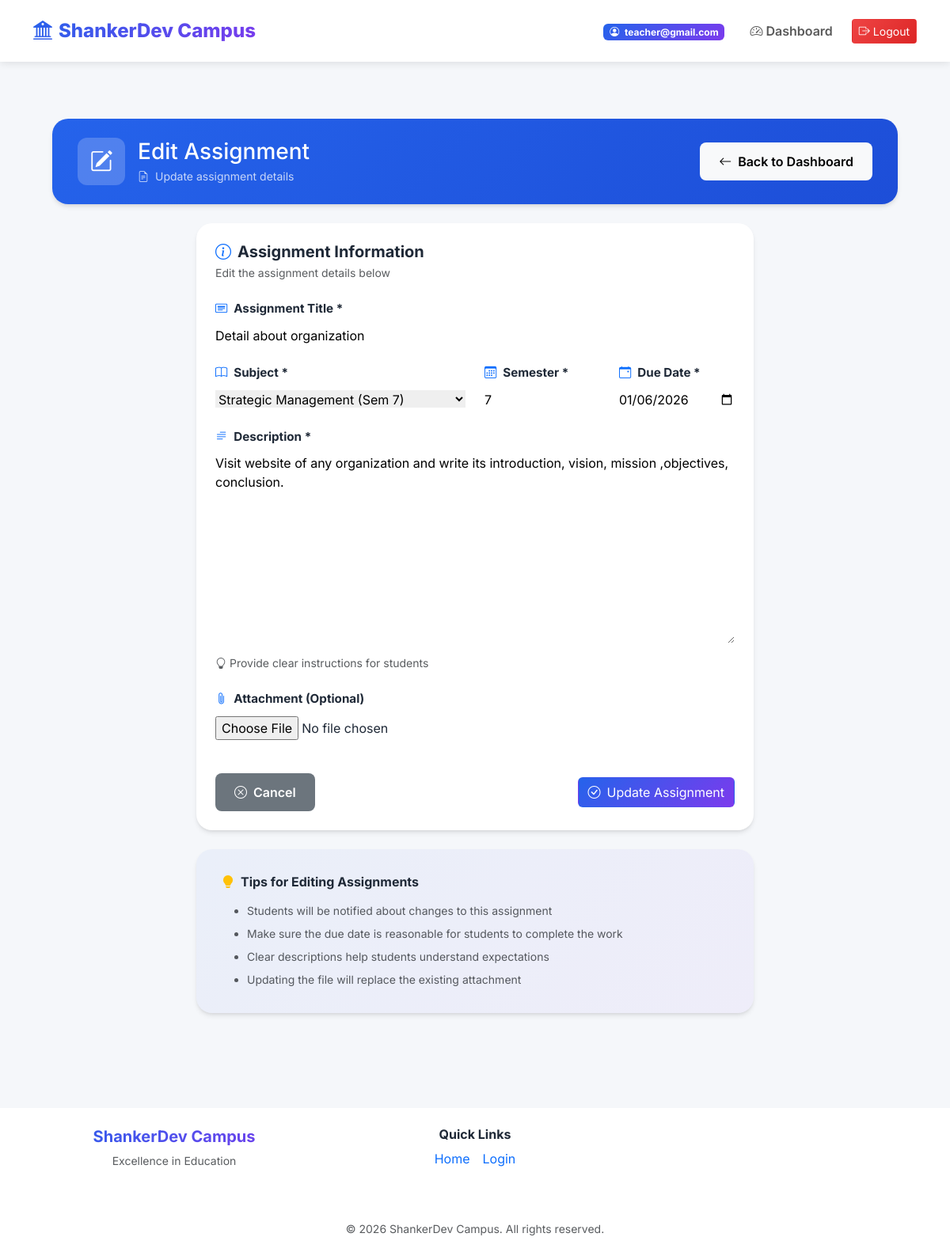
Screenshot of /campus/teacher/assignment/2/edit/ (signed in) with the database file from the repository.
### users/models.py (models this page shows, shortened)
class CustomUser(AbstractUser):
    ROLE_CHOICES = (
        ('student', 'Student'),
        ('teacher', 'Teacher'),
        ('admin', 'Admin'),
    )
    email = models.EmailField(unique=True)
    phone_number = models.CharField(max_length=15, blank=True, null=True, unique=True)
    role = models.CharField(max_length=20, choices=ROLE_CHOICES, default='student')
    is_approved = models.BooleanField(default=False, help_text="Designates whether this user has been approved by an admin.")
    USERNAME_FIELD = 'email'
    REQUIRED_FIELDS = []
    objects = CustomUserManager()

### campus/models.py (models this page shows)
class Assignment(models.Model):
    title = models.CharField(max_length=200)
    description = models.TextField()
    subject = models.ForeignKey(Subject, on_delete=models.CASCADE)
    teacher = models.ForeignKey(CustomUser, on_delete=models.CASCADE)
    due_date = models.DateField()
    semester = models.IntegerField()
    file = models.FileField(upload_to='assignments/', blank=True, null=True)

### campus/views.py (the view)
# urls.py: path('teacher/assignment/<int:pk>/edit/', edit_assignment, name='edit_assignment'),
@login_required
@teacher_required
def edit_assignment(request, pk):
    try:
        assignment = Assignment.objects.get(id=pk, teacher=request.user)
    except Assignment.DoesNotExist:
        messages.error(request, "Assignment not found or you don't have permission to edit it.")
        return redirect('teacher_dashboard')
    if request.method == 'POST':
        form = AssignmentForm(request.POST, request.FILES, instance=assignment)
        if form.is_valid():
            updated_assignment = form.save(commit=False)
            updated_assignment.teacher = request.user
            updated_assignment.save()
            create_notification(
                f"Assignment Updated: {updated_assignment.title} (Sem {updated_assignment.semester})\n"
                f"Subject: {updated_assignment.subject}\n"
                f"New Due Date: {updated_assignment.due_date}\n\n"
                f"Description: {updated_assignment.description}",
                request.user,
                semester=updated_assignment.semester
            )
            messages.success(request, 'Assignment updated successfully.')
            return redirect('teacher_dashboard')
        else:
            for error in form.errors.values():
                messages.error(request, error)
    else:
        form = AssignmentForm(instance=assignment)
    return render(request, 'campus/edit_assignment.html', {'form': form, 'assignment': assignment})

### campus/forms.py (shortened to what this page needs)
class AssignmentForm(forms.ModelForm):
    class Meta:
        model = Assignment
        fields = ('title', 'description', 'subject', 'due_date', 'semester', 'file')
        widgets = {
            'due_date': forms.DateInput(attrs={'type': 'date'}),
        }

### campus/models.py (called while the page is built)
    def __str__(self):
        return f"{self.name} (Sem {self.semester})"

### campus/views.py (called while the page is built)
def teacher_required(function):
    return user_passes_test(lambda u: u.role == 'teacher' and u.is_authenticated)(function)

### myproject/context_processors.py (called while the page is built)
def college_context(request):  # Adjust name to match your setup
    return {
        'college_info': CollegeInfo.objects.first(),
        'events': Event.objects.all(),
    }

### campus/templates/campus/edit_assignment.html (shortened to what this page needs)
{% extends 'base.html' %}
{% load static %}
{% block content %}
<div class="container-fluid px-4 py-4">
    <div class="card-modern mb-4" style="background: linear-gradient(135deg, #2563eb 0%, #1d4ed8 100%);">
        <div class="card-body-modern py-4">
            <div class="row align-items-center">
                <div class="col-md-8">
                    <div class="d-flex align-items-center">
                        <div style="width: 60px; height: 60px; border-radius: 12px; background: rgba(255,255,255,0.2); display: flex; align-items: center; justify-content: center; margin-right: 1rem;">
                            <i class="bi bi-pencil-square text-white" style="font-size: 1.8rem;"></i>
                        </div>
                        <div>
                            <h1 class="text-white mb-1 h3">Edit Assignment</h1>
                            <p class="text-white opacity-75 mb-0 small">
                                <i class="bi bi-file-earmark-text me-2"></i>Update assignment details
                            </p>
                        </div>
                    </div>
                </div>
                <div class="col-md-4 text-end mt-3 mt-md-0">
                    <a href="{% url 'teacher_dashboard' %}" class="btn btn-light btn-modern">
                        <i class="bi bi-arrow-left me-2"></i>Back to Dashboard
                    </a>
                </div>
            </div>
        </div>
    </div>
    <div class="row justify-content-center">
        <div class="col-lg-8">
            <div class="card-modern">
                <div class="card-body-modern p-4">
                    <div class="mb-4">
                        <h5 class="fw-bold mb-1">
                            <i class="bi bi-info-circle me-2 text-primary"></i>Assignment Information
                        </h5>
                        <p class="text-muted small mb-0">Edit the assignment details below</p>
                    </div>
                    <form method="post" enctype="multipart/form-data">
                        <div class="row">
                            <div class="col-md-12 mb-4">
                                <label for="{{ form.title.id_for_label }}" class="form-label">
                                    <i class="bi bi-card-heading text-primary"></i> Assignment Title *
                                </label>
                                {{ form.title }}
                            </div>
                            <div class="col-md-6 mb-4">
                                <label for="{{ form.subject.id_for_label }}" class="form-label">
                                    <i class="bi bi-book text-primary"></i> Subject *
                                </label>
                                {{ form.subject }}
                            </div>
                            <div class="col-md-3 mb-4">
                                <label for="{{ form.semester.id_for_label }}" class="form-label">
                                    <i class="bi bi-calendar3 text-primary"></i> Semester *
                                </label>
                                {{ form.semester }}
                            </div>
                            <div class="col-md-3 mb-4">
                                <label for="{{ form.due_date.id_for_label }}" class="form-label">
                                    <i class="bi bi-calendar-event text-primary"></i> Due Date *
                                </label>
                                {{ form.due_date }}
                            </div>
                            <div class="col-md-12 mb-4">
                                <label for="{{ form.description.id_for_label }}" class="form-label">
                                    <i class="bi bi-text-paragraph text-primary"></i> Description *
                                </label>
                                {{ form.description }}
                                <small class="text-muted d-block mt-2">
                                    <i class="bi bi-lightbulb"></i> Provide clear instructions for students
                                </small>
                            </div>
                            <div class="col-md-12 mb-4">
                                <label for="{{ form.file.id_for_label }}" class="form-label">
                                    <i class="bi bi-paperclip text-primary"></i> Attachment (Optional)
                                </label>
                                {{ form.file }}
                            </div>
                        </div>
                        <div class="d-flex justify-content-between align-items-center pt-3" style="border-top: 2px solid #e5e7eb;">
                            <a href="{% url 'teacher_dashboard' %}" class="btn btn-secondary btn-modern">
                                <i class="bi bi-x-circle me-2"></i>Cancel
                            </a>
                            <button type="submit" class="btn btn-primary-modern">
                                <i class="bi bi-check-circle me-2"></i>Update Assignment
                            </button>
                        </div>
                    </form>
                </div>
            </div>
            <div class="card-modern mt-4" style="background: linear-gradient(135deg, rgba(37, 99, 235, 0.05), rgba(124, 58, 237, 0.05));">
                <div class="card-body-modern">
                    <h6 class="fw-bold mb-3">
                        <i class="bi bi-lightbulb-fill text-warning me-2"></i>Tips for Editing Assignments
                    </h6>
                    <ul class="mb-0 small text-muted">
                        <li class="mb-2">Students will be notified about changes to this assignment</li>
                        <li class="mb-2">Make sure the due date is reasonable for students to complete the work</li>
                        <li class="mb-2">Clear descriptions help students understand expectations</li>
                        <li>Updating the file will replace the existing attachment</li>
                    </ul>
                </div>
            </div>
        </div>
    </div>
</div>
{% endblock %}

### myproject/templates/base.html (shortened to what this page needs)
{% load static %}
<!DOCTYPE html>
<html lang="en">
<head>
    <link href="https://cdn.jsdelivr.net/npm/bootstrap@5.3.3/dist/css/bootstrap.min.css" rel="stylesheet">
    <link rel="stylesheet" href="https://cdn.jsdelivr.net/npm/bootstrap-icons@1.11.3/font/bootstrap-icons.min.css">
    <link rel="stylesheet" href="{% static 'css/modern-styles.css' %}">
</head>
<body>
    <nav class="navbar navbar-expand-lg navbar-modern sticky-top">
        <div class="container">
            <a class="navbar-brand d-flex align-items-center" href="{% url 'home' %}">
                <i class="bi bi-bank2 me-2 fs-4"></i>
                <span>ShankerDev Campus</span>
            </a>
            <div class="collapse navbar-collapse" id="navbarNav">
                <ul class="navbar-nav ms-auto align-items-center">
                    {% if user.is_authenticated %}
                    <li class="nav-item me-3">
                        <span class="badge badge-primary-modern">
                            <i class="bi bi-person-circle me-1"></i>
                            {{ user.email }}
                        </span>
                    </li>
                    {% if user.role == 'student' %}
                    <li class="nav-item">
                        <a class="nav-link" href="{% url 'student_dashboard' %}">
                            <i class="bi bi-speedometer2 me-1"></i>Dashboard
                        </a>
                    </li>
                    {% elif user.role == 'teacher' %}
                    <li class="nav-item">
                        <a class="nav-link" href="{% url 'teacher_dashboard' %}">
                            <i class="bi bi-speedometer2 me-1"></i>Dashboard
                        </a>
                    </li>
                    {% elif user.role == 'admin' %}
                    <li class="nav-item">
                        <a class="nav-link" href="{% url 'admin_dashboard' %}">
                            <i class="bi bi-speedometer2 me-1"></i>Dashboard
                        </a>
                    </li>
                    {% endif %}
                    <li class="nav-item">
                        <form action="{% url 'logout' %}" method="post" class="d-inline">
                            <button type="submit" class="btn btn-danger-modern btn-sm ms-2">
                                <i class="bi bi-box-arrow-right me-1"></i>Logout
                            </button>
                        </form>
                    </li>
                    {% endif %}
                </ul>
            </div>
        </div>
    </nav>
    <div class="content-wrapper">
        <div class="container my-5">
        {% block content %}{% endblock %}
        </div>
    </div>
    <footer class="mt-5 py-4 text-center" style="background: rgba(255, 255, 255, 0.95); backdrop-filter: blur(10px);">
        <div class="container">
            <div class="row">
                <div class="col-md-4 mb-3">
                    <h5 class="text-gradient fw-bold">ShankerDev Campus</h5>
                    <p class="text-muted small">Excellence in Education</p>
                </div>
                <div class="col-md-4 mb-3">
                    <h6 class="fw-bold">Quick Links</h6>
                    <div class="d-flex justify-content-center gap-3">
                        <a href="{% url 'home' %}" class="text-decoration-none">Home</a>
                        <a href="{% url 'login_selection' %}" class="text-decoration-none">Login</a>
                    </div>
                </div>
            </div>
            <hr>
            <p class="text-muted small mb-0">&copy; 2026 ShankerDev Campus. All rights reserved.</p>
        </div>
    </footer>
</body>
</html>

### static/css/modern-styles.css (style rules this page uses)
:root { --primary-color: #2563eb; --secondary-color: #7c3aed; --success-color: #10b981; --danger-color: #ef4444; --warning-color: #f59e0b; --info-color: #06b6d4; --dark-color: #1f2937; --light-color: #f3f4f6; --card-shadow: 0 4px 6px -1px rgba(0, 0, 0, 0.1), 0 2px 4px -1px rgba(0, 0, 0, 0.06); --card-shadow-lg: 0 10px 15px -3px rgba(0, 0, 0, 0.1), 0 4px 6px -2px rgba(0, 0, 0, 0.05); --transition: all 0.3s cubic-bezier(0.4, 0, 0.2, 1); }
* { margin: 0; padding: 0; box-sizing: border-box; }
html { height: 100%; scroll-behavior: smooth; }
body { font-family: 'Inter', 'Segoe UI', 'Roboto', 'Oxygen', 'Ubuntu', 'Cantarell', sans-serif; background: #f5f7fa; min-height: 100vh; color: var(--dark-color); display: flex; flex-direction: column; }
.content-wrapper { flex: 1 0 auto; }
footer { flex-shrink: 0; margin-top: auto !important; }
.navbar-modern { background: rgba(255, 255, 255, 0.95); -webkit-backdrop-filter: blur(10px); backdrop-filter: blur(10px); box-shadow: 0 2px 10px rgba(0, 0, 0, 0.1); padding: 1rem 0; }
.navbar-brand { font-weight: 800; font-size: 1.5rem; background: linear-gradient(135deg, var(--primary-color), var(--secondary-color)); -webkit-background-clip: text; -webkit-text-fill-color: transparent; background-clip: text; }
.nav-link { font-weight: 600; transition: var(--transition); position: relative; padding: 0.5rem 1rem !important; }
.nav-link::after { content: ''; position: absolute; bottom: 0; left: 50%; width: 0; height: 2px; background: var(--primary-color); transition: var(--transition); transform: translateX(-50%); }
.card-modern { background: white; border-radius: 20px; box-shadow: var(--card-shadow); border: none !important; transition: var(--transition); overflow: hidden; animation: fadeInUp 0.5s ease-out; }
.card-body-modern { padding: 2rem; }
.btn-modern { border-radius: 8px; padding: 0.75rem 1.5rem; font-weight: 600; transition: var(--transition); border: none; position: relative; overflow: hidden; }
.btn-modern::before { content: ''; position: absolute; top: 50%; left: 50%; width: 0; height: 0; border-radius: 50%; background: rgba(255, 255, 255, 0.3); transform: translate(-50%, -50%); transition: width 0.6s, height 0.6s; }
.btn-primary-modern { background: linear-gradient(135deg, var(--primary-color), var(--secondary-color)); color: white; }
.btn-danger-modern { background: linear-gradient(135deg, #ef4444, #dc2626); color: white; }
.form-label-modern, .form-label { font-weight: 700; color: var(--dark-color); margin-bottom: 0.625rem; font-size: 0.95rem; display: flex; align-items: center; gap: 0.5rem; }
.badge-primary-modern { background: linear-gradient(135deg, var(--primary-color), var(--secondary-color)); color: white; }
.text-gradient { background: linear-gradient(135deg, var(--primary-color), var(--secondary-color)); -webkit-background-clip: text; -webkit-text-fill-color: transparent; background-clip: text; }
* { border-color: transparent !important; }
.form-control, .form-select, input, textarea, select { border: none !important; }
html { scroll-behavior: smooth; }
.badge-primary-modern, .badge-success-modern, .badge-danger-modern, .badge-warning-modern { animation: badge-pulse 2s ease-in-out infinite; }
.card-modern { animation: fadeInUp 0.5s ease-out; }
.row > div:nth-child(1) .card-modern { animation-delay: 0.1s; }

### rows the page displays
CustomUser: email "teacher@gmail.com"
Assignment: title "Detail about organization", subject "Strategic Management (Sem 7)", semester "7", due_date "01/06/2026", description "Visit website of any organization and write its introduction, vision, mission ,objectives, conclusion."
